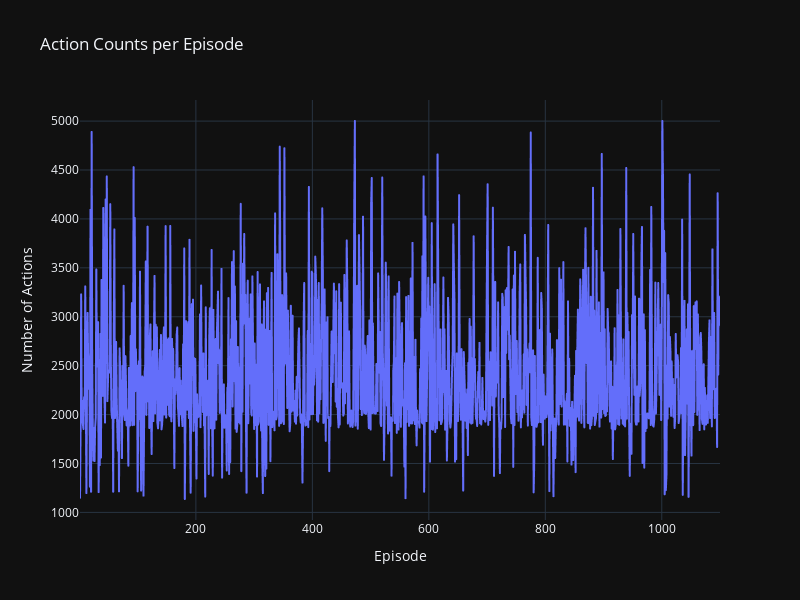

The notebook cell saved with this chart:
### Code cell
# Total number of actions per episode
# Create a line chart with one line for each action
fig = px.line(actions_per_episode_sum, 
              x=actions_per_episode_sum['episode'], 
              y=actions_per_episode_sum['action_count'],
              labels={'value': 'Action Count', 'episode': 'Episode'},
              title='Action Counts per Episode')

# Update the layout for better visibility
fig.update_layout(
    yaxis_title='Number of Actions',
    xaxis_title='Episode',
    legend_title_text='Sum of Actions',
    hovermode="x unified", 
    width=800, 
    height=600
)

fig.show()

### Figure 1 — Plotly figure (JSON) as saved in the notebook; plotly's stock layout.template omitted (floating-point values rounded to 4 significant figures; data arrays with more than 128 entries replaced by an {"elided": "..."} marker saying what was removed)
{"data": [{"hovertemplate": "Episode=%{x}<br>action_count=%{y}<extra></extra>", "legendgroup": "", "line": {"color": "#636efa", "dash": "solid"}, "marker": {"symbol": "circle"}, "mode": "lines", "name": "", "showlegend": false, "x": {"elided": "1100 int values"}, "xaxis": "x", "y": {"elided": "1100 int values"}, "yaxis": "y", "type": "scattergl"}], "layout": {"xaxis": {"anchor": "y", "domain": [0.0, 1.0], "title": {"text": "Episode"}}, "yaxis": {"anchor": "x", "domain": [0.0, 1.0], "title": {"text": "Number of Actions"}}, "legend": {"tracegroupgap": 0, "title": {"text": "Sum of Actions"}}, "title": {"text": "Action Counts per Episode"}, "hovermode": "x unified", "width": 800, "height": 600}}
